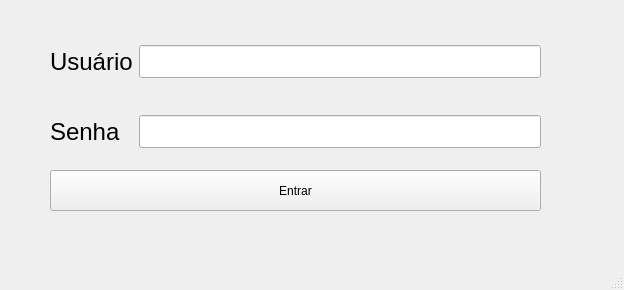
<?xml version="1.0" encoding="UTF-8"?>
<ui version="4.0">
 <class>MainWindow</class>
 <widget class="QMainWindow" name="MainWindow">
  <property name="geometry">
   <rect>
    <x>0</x>
    <y>0</y>
    <width>624</width>
    <height>290</height>
   </rect>
  </property>
  <property name="windowTitle">
   <string>MainWindow</string>
  </property>
  <widget class="QWidget" name="centralwidget">
   <widget class="QWidget" name="layoutWidget">
    <property name="geometry">
     <rect>
      <x>50</x>
      <y>110</y>
      <width>491</width>
      <height>44</height>
     </rect>
    </property>
    <layout class="QHBoxLayout" name="horizontalLayout_2">
     <item>
      <widget class="QLabel" name="label_2">
       <property name="text">
        <string>&lt;html&gt;&lt;head/&gt;&lt;body&gt;&lt;p&gt;&lt;span style=&quot; font-size:18pt;&quot;&gt;Senha&lt;/span&gt;&lt;/p&gt;&lt;/body&gt;&lt;/html&gt;</string>
       </property>
      </widget>
     </item>
     <item>
      <spacer name="horizontalSpacer">
       <property name="orientation">
        <enum>Qt::Horizontal</enum>
       </property>
       <property name="sizeType">
        <enum>QSizePolicy::Minimum</enum>
       </property>
       <property name="sizeHint" stdset="0">
        <size>
         <width>12</width>
         <height>20</height>
        </size>
       </property>
      </spacer>
     </item>
     <item>
      <widget class="QLineEdit" name="txtSenha">
       <property name="font">
        <font>
         <pointsize>16</pointsize>
        </font>
       </property>
       <property name="echoMode">
        <enum>QLineEdit::Password</enum>
       </property>
      </widget>
     </item>
    </layout>
   </widget>
   <widget class="QPushButton" name="btnEntrar">
    <property name="geometry">
     <rect>
      <x>50</x>
      <y>170</y>
      <width>491</width>
      <height>41</height>
     </rect>
    </property>
    <property name="text">
     <string>Entrar</string>
    </property>
   </widget>
   <widget class="QWidget" name="">
    <property name="geometry">
     <rect>
      <x>50</x>
      <y>40</y>
      <width>491</width>
      <height>44</height>
     </rect>
    </property>
    <layout class="QHBoxLayout" name="horizontalLayout">
     <item>
      <widget class="QLabel" name="label">
       <property name="text">
        <string>&lt;html&gt;&lt;head/&gt;&lt;body&gt;&lt;p&gt;&lt;span style=&quot; font-size:18pt;&quot;&gt;Usuário&lt;/span&gt;&lt;/p&gt;&lt;/body&gt;&lt;/html&gt;</string>
       </property>
      </widget>
     </item>
     <item>
      <widget class="QLineEdit" name="txtUsuario">
       <property name="font">
        <font>
         <pointsize>16</pointsize>
        </font>
       </property>
      </widget>
     </item>
    </layout>
   </widget>
  </widget>
  <widget class="QMenuBar" name="menubar">
   <property name="geometry">
    <rect>
     <x>0</x>
     <y>0</y>
     <width>624</width>
     <height>26</height>
    </rect>
   </property>
  </widget>
  <widget class="QStatusBar" name="statusbar"/>
 </widget>
 <resources/>
 <connections/>
</ui>
